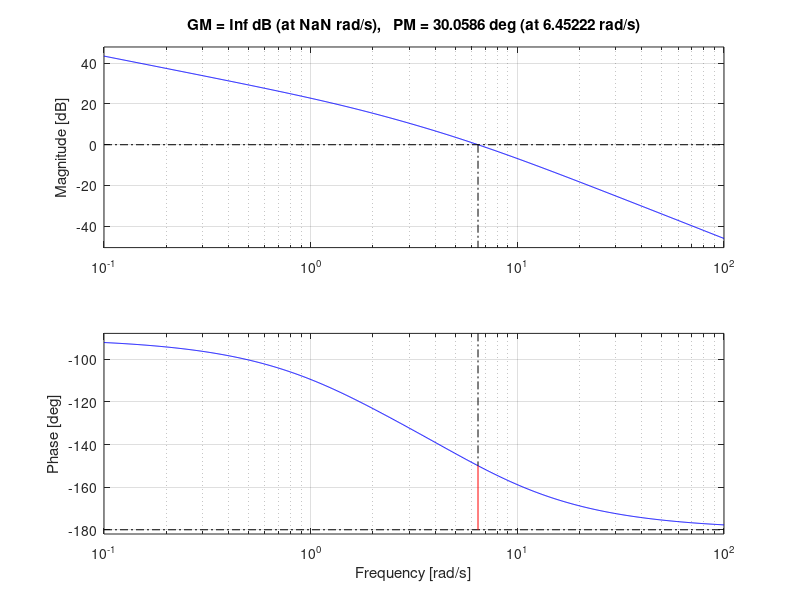
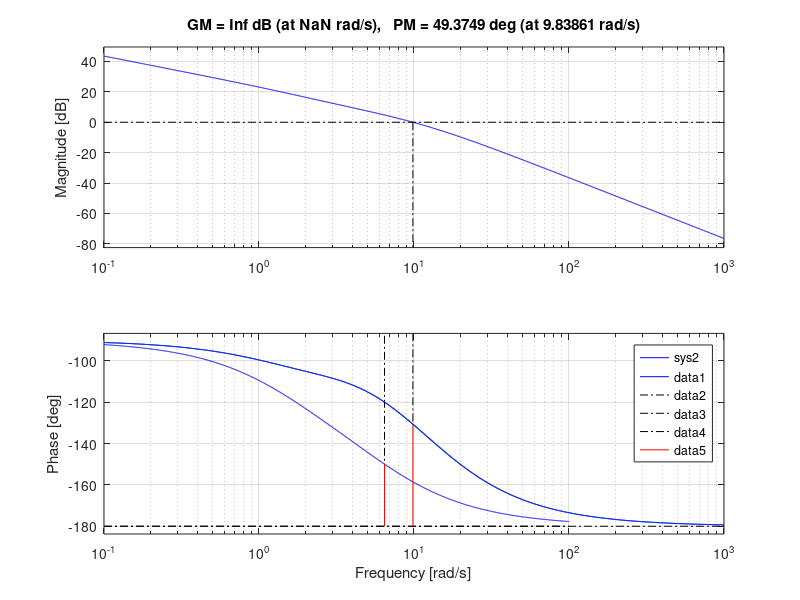
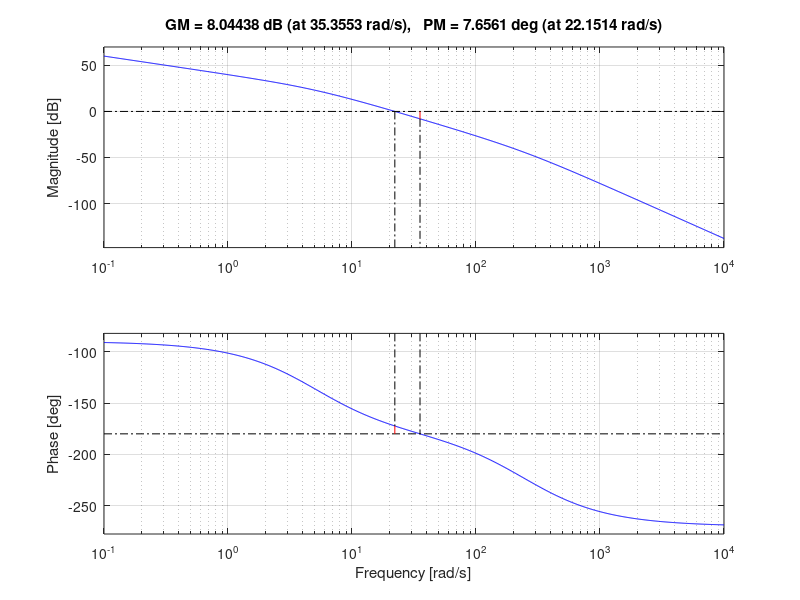
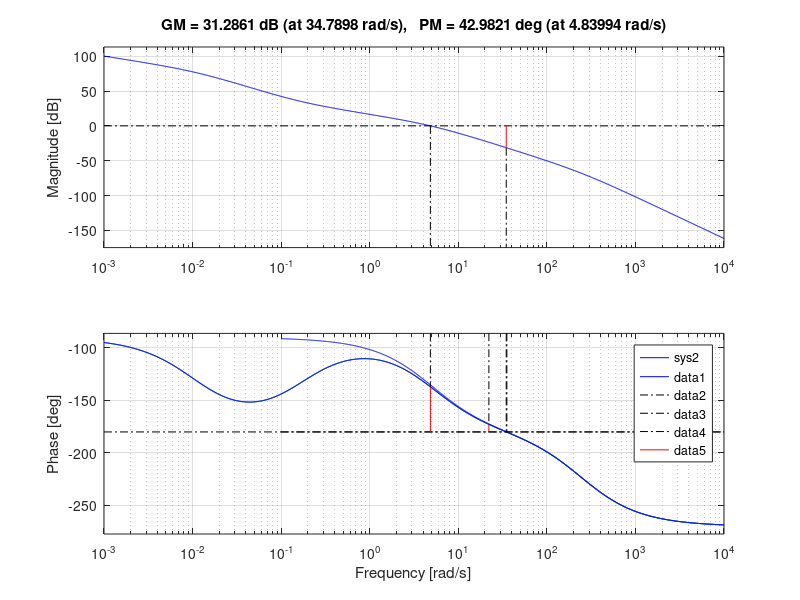

These figures' MATLAB source, in order:
clear all;
close all;
%% Problem 1
G = zpk([-3], [0,-2,-5],50)
K = 1;
sys = K*G;

figure
bode(sys); margin(sys)
[Gm, Pm, Wcg, Wcp] = margin(sys);

% Design C
a = 1/3
T = 1/(Wcp * sqrt(a))
phi_max = rad2deg(asin((1-a)/(1+a)))
C = tf([T, 1], [a * T, 1])

sys2 = K*C*G;
figure
bode(sys); margin(sys)
hold on
bode(sys2); margin(sys2)

[Gm2, Pm2, Wcg2, Wcp2] = margin(sys2);
Pm2

% compute bandwidth, use CL system
[mag, phase, wout] = bode(sys2/(1+sys2), 15.9:0.001:16.1);
mag = mag(:);
err = abs(mag - sqrt(2)/2);
[m, idx] = min(err);
bandwidth = wout(idx)  % bandwidth is omega that comes closest to sqrt(2)/2

%% Problem 2
clear all;
close all;
G = zpk([], [0,-5, -250],5*250)
K = 101;  % K > 100 for steady state tracking error

sys = K*G;
figure
bode(sys); margin(sys)
[Gm, Pm, Wcg, Wcp] = margin(sys);
Pm  % this is > 40, so we are just done??

new_gc = 5;
[mag, phase, wout] = bode(sys, new_gc);
mag_db = 20 * log10(mag);

a = 15;
lower_db_enough = 20 * log10(1/a) < -mag_db

T = 6;

pt1_gc = 0.1 * new_gc
one_on_T = 1/T

Tgc = T * new_gc

C = tf([T, 1], [a*T, 1])

sys2 = K*C*G;
figure
bode(sys); margin(sys)
hold on
bode(sys2); margin(sys2)
%% Problem 3
% do the matrix multiplication
A = [2 1;-1 1];
B = [1;2];
C = [1 1];
F = [4 1];
L = [-12; 19];

result = [A-B*F, -B*F; zeros(2), A-L*C]